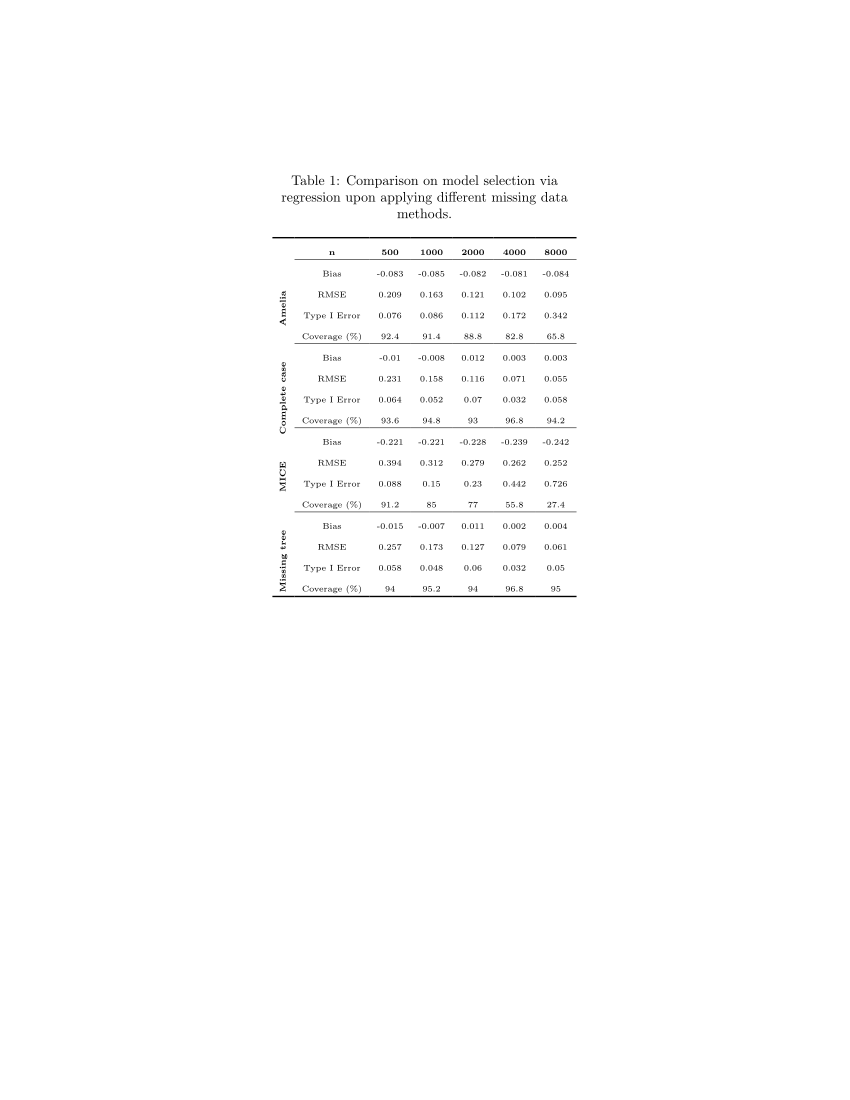

Reproduce this figure in R.
load('Simulations/sim2/permutation/results.Rdata')

library(tidyverse)
library(ggplot2)
library(huxtable)

N <- c(500, 1000, 2000, 4000, 8000)
nsim <- 500
true_beta1 <- 0  # True value of beta1 (X3 ⊥ X1 | X2)
alpha <- 0.05

# Initialize storage matrices for each metric and method
methods <- c("Amelia", "Complete case","MICE", "Missing tree")


# Calculate metrics for each method and sample size
summary_results <- list()

for (method in methods) {
  for (j in 1:length(N)) {
    n <- N[j]
    
    # Extract results for this method and sample size
    estimates <- results[[method]]$estimate[, j]
    ses <- results[[method]]$se[, j]
    ci_lowers <- results[[method]]$ci_lower[, j]
    ci_uppers <- results[[method]]$ci_upper[, j]
    p_values <- results[[method]]$p_value[, j]
    
    # Calculate metrics
    bias <- mean(estimates - true_beta1)
    rmse <- sqrt(mean((estimates - true_beta1)^2))
    type1_error <- mean(p_values < alpha)
    coverage <- mean(ci_lowers <= true_beta1 & ci_uppers >= true_beta1)
    
    # Store
    summary_results[[length(summary_results) + 1]] <- data.frame(
      Method = method,
      n = n,
      Bias = bias,
      RMSE = rmse,
      Type_I_Error = type1_error,
      Coverage = coverage*100,
      stringsAsFactors = FALSE
    )
  }
}

# Combine into one data frame
summary_df <- bind_rows(summary_results)

tab_data <- do.call(rbind, lapply(methods, function(x) {
  t(summary_df[summary_df$Method == x, 3:6])
}))

tab_data <- apply(tab_data, MARGIN=2, FUN=function(x) sprintf("%.3f", x))

tab_data

# make table
library(huxtable)
library(dplyr)
options(scipen = 999)

table1 <- as_hux(tab_data) %>% 
  insert_row("500","1000","2000","4000","8000", after = 0) %>% 
  insert_column(c("n",rep(c('Bias','RMSE','Type I Error','Coverage (%)'),4)), after = 0) %>%
  insert_column(c('','Amelia','','','','Complete case','','','','MICE','','','','Missing tree','','',''), after = 0) %>%
  merge_cells(2:5, 1) %>% 
  merge_cells(6:9, 1) %>%
  merge_cells(10:13, 1) %>%
  merge_cells(14:17, 1) %>%
  set_valign(c(2,6,10,14), col=1,"middle") %>% 
  set_rotation(c(2,6,10,14), 1, 90) %>% 
  set_align(col=1, everywhere, "left") %>%
  set_number_format(everywhere,everywhere, "%s") %>% 
  set_align(col=2:ncol(.),everywhere,"center") %>%
  set_all_padding(2)  %>%
  set_bold(1, everywhere) %>%
  set_bold(everywhere, 1) %>%
  set_top_border(row = c(2,6,10,14), col =2:ncol(.)) %>% 
  set_bottom_border(row = 1, col =2:ncol(.),brdr(0.4, "solid")) %>% 
  set_top_border(row=1,col=everywhere,brdr(1, "solid")) %>% set_bottom_border(row = nrow(.),col = everywhere,brdr(1, "solid")) %>%
  set_font_size(6) %>% 
  set_caption("Comparison on model selection via regression upon applying different missing data methods.")

table1
quick_latex(table1, file = "Simulations/sim2/permutation/table.tex")
